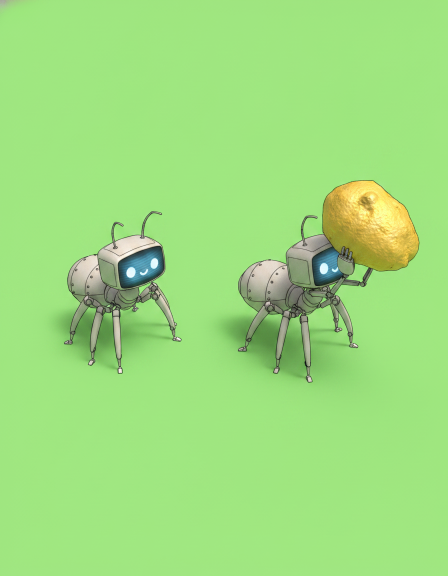
#> input picture scripts/art/source/ants_sheet.png, 896 x 1152 px (shown at 1/2 size)
$ python split_ant_sheet.py
#> lines starting #> are read from the running program, lines starting #| are printed output that depends on the picture
#!/usr/bin/env python3
"""Splits the nano-banana ant sheet into the two ant sprites.

scripts/art/source/ants_sheet.png is a single Gemini ("nano-banana") render
of the Softmax cog reimagined as a six-legged robot ant — screen face,
riveted thorax, antennae — in two variants on a flat green backdrop: an
empty forager and a laden one hoisting a big golden food crumb. The plating
is neutral off-white on purpose: the board tints the sprite to the colony
hue at draw time (see drawAnts in client/broadcast_core.js). This script
keys the backdrop out with an edge flood fill (so the green never touches
the crumb or the face), splits the row into two, crops each to content,
pads to a square and writes 128 px RGBA sprites:

    python3 scripts/art/split_ant_sheet.py [outdir]

Default outdir is client/art (the only art dir this repo uses).
"""

import os
import sys
from collections import deque

from PIL import Image

SRC = os.path.join(os.path.dirname(__file__), "source", "ants_sheet.png")
ROLES = ["ant.png", "ant_laden.png"]
SIZE = 128
TOL = 60  # colour distance from the backdrop that still counts as backdrop


def key_background(img):
    img = img.convert("RGBA")
    w, h = img.size
#> w = 896; h = 1152
    px = img.load()
    # median of the border is robust to corner smudges in the render
    border = [px[x, y][:3] for x in range(w) for y in (0, h - 1)] + \
        [px[x, y][:3] for y in range(h) for x in (0, w - 1)]
#> border = 4096 items, first 6: (163, 171, 154), (160, 231, 126), (166, 170, 154), (159, 231, 127), (163, 169, 152), (158, 229, 127)
    bg = tuple(sorted(c[i] for c in border)[len(border) // 2] for i in range(3))
#> bg = (160, 230, 128)

    def near(p):
        if p[0] > 165:          # the yellow crumb's highlights are never backdrop
            return False
        return sum((a - b) ** 2 for a, b in zip(p[:3], bg)) ** 0.5 <= TOL

    seen = bytearray(w * h)
    q = deque()
    for x in range(w):
        for y in (0, h - 1):
            q.append((x, y))
    for y in range(h):
        for x in (0, w - 1):
            q.append((x, y))
    while q:
        x, y = q.popleft()
        if x < 0 or y < 0 or x >= w or y >= h or seen[y * w + x]:
            continue
        seen[y * w + x] = 1
        if not near(px[x, y]):
            continue
        px[x, y] = (0, 0, 0, 0)
        q.extend(((x + 1, y), (x - 1, y), (x, y + 1), (x, y - 1)))
#> this loop made 3680064 passes
#> x on passes 2, 6, 16: 0, 2, 7
    # soften the keyed edge: nothing on the ant itself is green (grey
    # plating, blue face, yellow crumb), so any green-dominant pixel that
    # survived the flood is backdrop bleed or shadow and goes transparent;
    # a mildly green-tinted edge pixel is faded instead.
    for y in range(h):
        for x in range(w):
            r, g, b, a = px[x, y]
            if not a:
                continue
            if r > 165:          # the yellow crumb is never backdrop
                continue
            if g > r + 35 and g > b + 35:
                px[x, y] = (r, g, b, 0)
            elif g > r + 12 and g > b + 12:
                px[x, y] = (r, g, b, a // 3)
    return img


def split(img):
    alpha = img.getchannel("A")
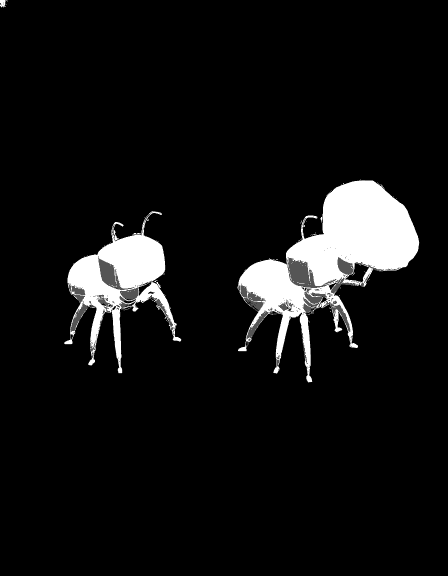
#> alpha: PIL image 896x1152 L (shown at 1/2 size); min 0, max 255, mean 18.7
    w, h = img.size
#> w = 896
    cols = [any(alpha.getpixel((x, y)) for y in range(h)) for x in range(w)]
#> cols = 896 items, first 6: True, True, True, True, True, True
    runs, start = [], None
    for x, on in enumerate(cols + [False]):
        if on and start is None:
            start = x
        elif not on and start is not None:
            if x - start > 20:
                runs.append((start, x))
            start = None
#> this loop made 897 passes
#> on on passes 1 to 12: True, True, True, True, True, True, True, True, True, True, True, False
#> after the loop, runs = [(128, 363), (474, 839)]
    assert len(runs) == len(ROLES), runs
    out = []
    for x0, x1 in runs:
        part = img.crop((x0, 0, x1, h))
        part = part.crop(part.getbbox())
        side = max(part.size)
        sq = Image.new("RGBA", (side, side), (0, 0, 0, 0))
        sq.paste(part, ((side - part.width) // 2, side - part.height))
        out.append(sq.resize((SIZE, SIZE), Image.LANCZOS))
#> this loop made 2 passes
#> (x0, x1, side) on passes 1 to 2: (128, 363, 325), (474, 839, 406)
#> pass 1, in split, `part = img.crop((x0, 0, x1, h))`:
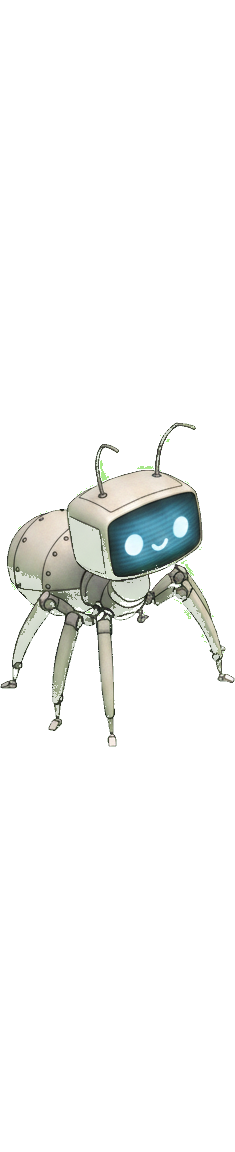
#> part: PIL image 235x1152 RGBA; mean R, G, B, A 17.4, 20.6, 16.4, 22.6; transparent parts drawn white
#> pass 1, in split, `part = part.crop(part.getbbox())`:
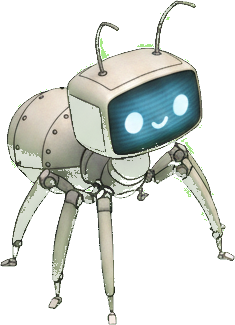
#> part: PIL image 235x325 RGBA; mean R, G, B, A 61.6, 73.1, 58, 80.1; transparent parts drawn white
#> pass 2, in split, `part = img.crop((x0, 0, x1, h))`:
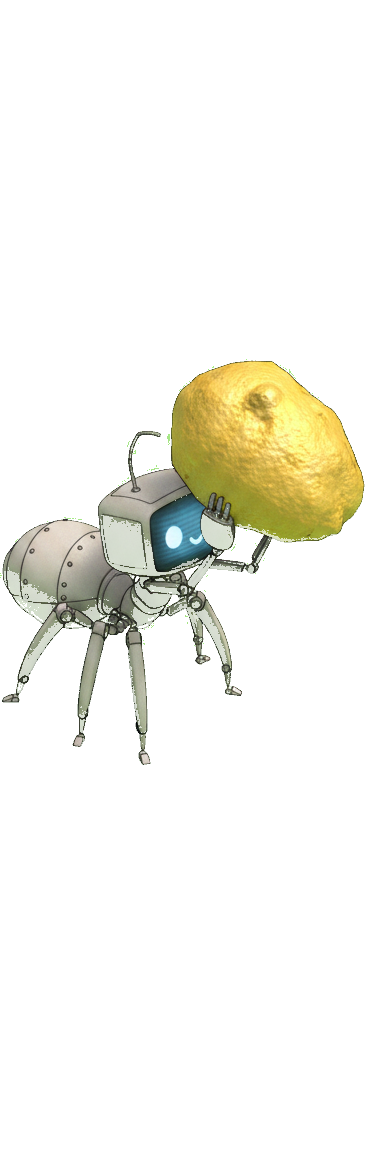
#> part: PIL image 365x1152 RGBA; mean R, G, B, A 27.3, 29.5, 17.9, 31.3; transparent parts drawn white
#> after the loop:
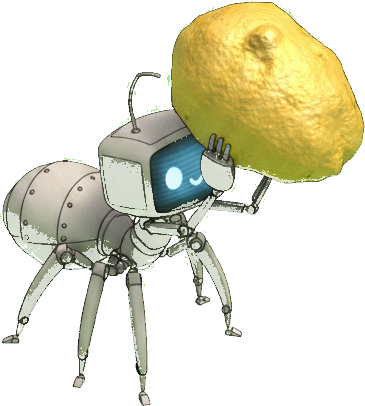
#> part: PIL image 365x406 RGBA; mean R, G, B, A 77.5, 83.8, 50.8, 88.9; transparent parts drawn white
#> after the loop:
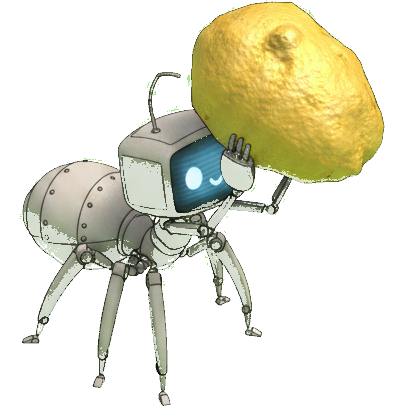
#> sq: PIL image 406x406 RGBA; mean R, G, B, A 69.7, 75.3, 45.6, 79.9; transparent parts drawn white
#> after the loop, out = 2 items
    return out


def main():
    outdir = sys.argv[1] if len(sys.argv) > 1 else os.path.join("client", "art")
    os.makedirs(outdir, exist_ok=True)
    for name, sprite in zip(ROLES, split(key_background(Image.open(SRC)))):
        sprite.save(os.path.join(outdir, name))
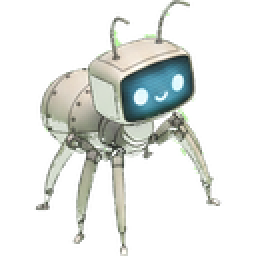
#> saved as ant.png: PIL image 128x128 RGBA (shown 2 times larger); mean R, G, B, A 42.3, 46.4, 40.5, 57.9; transparent parts drawn white
    print("ant sprites written to", outdir)


if __name__ == "__main__":
    main()
